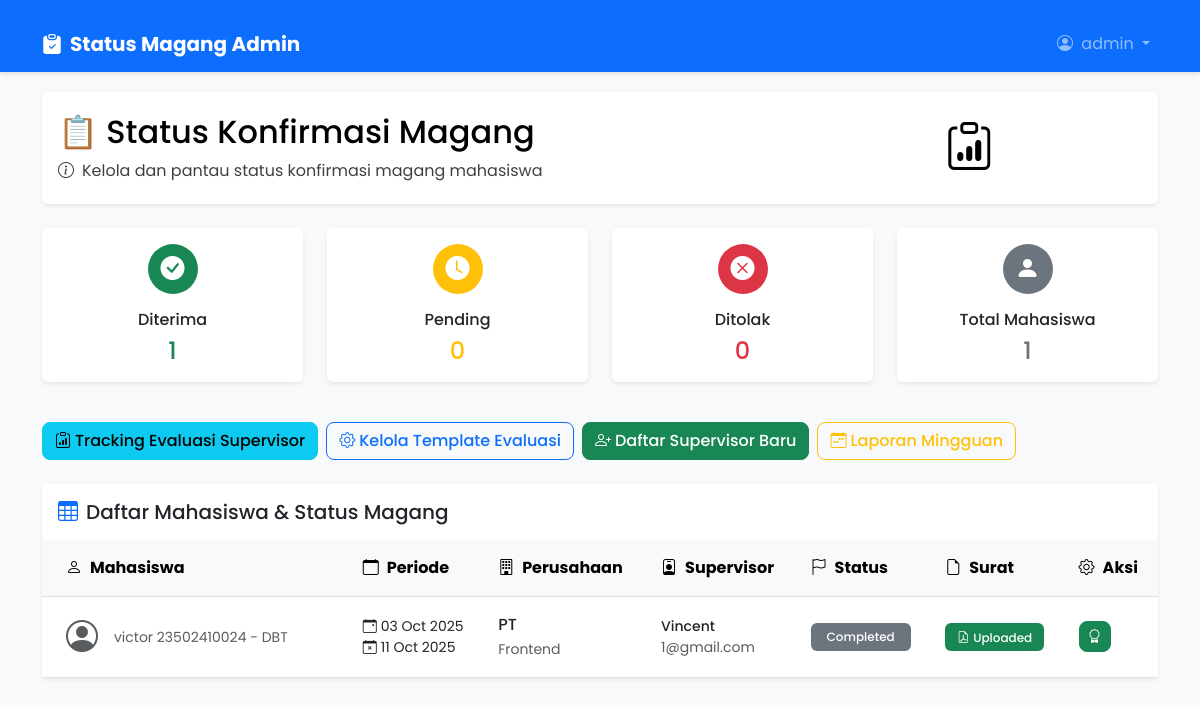
The app's page /coops/status/ (signed in), older data.
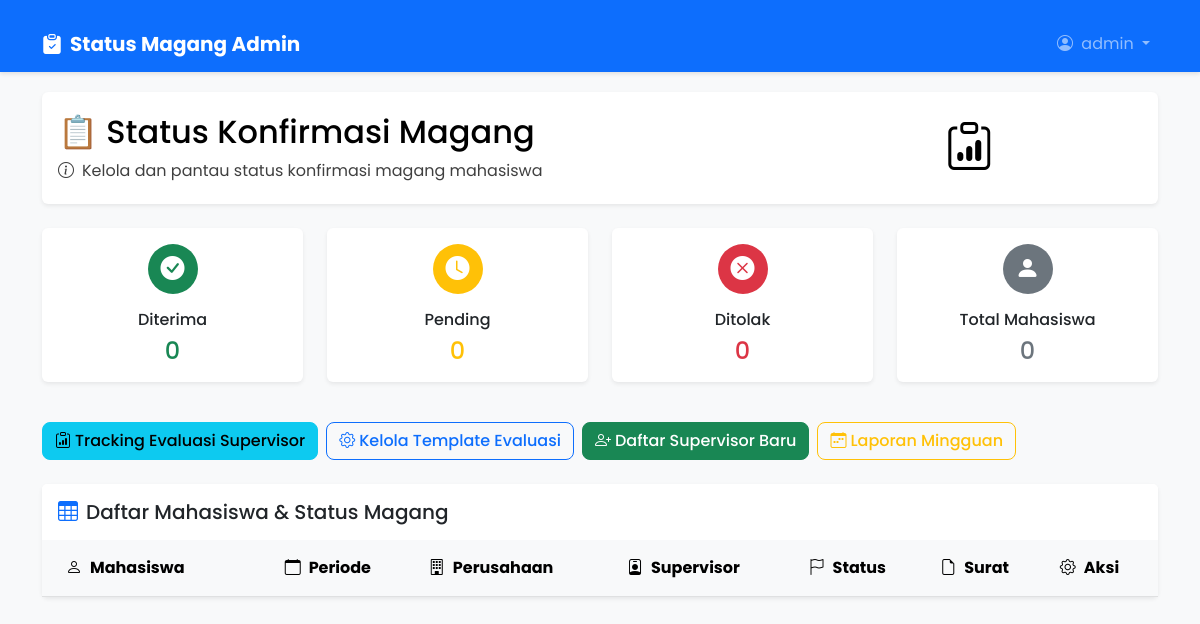
The same page, newer data.
### accounts/models.py (models this page shows, shortened)
class Mahasiswa(models.Model):
    nama = models.CharField(max_length=100)
    nim = models.CharField(max_length=20)
    prodi = models.CharField(max_length=100)
    angkatan = models.IntegerField()
    jenis_kelamin = models.CharField(max_length=10, choices=[('L', 'Laki-laki'), ('P', 'Perempuan')])
    email = models.OneToOneField(User, on_delete=models.CASCADE)
    no_hp = models.CharField(max_length=15)
    konsultasi = models.CharField(max_length=100, blank=True, null=True)
    sptjm = models.CharField(max_length=100, blank=True, null=True)
    magang = models.BooleanField(default=False)
    porto = models.CharField(max_length=100, blank=True, null=True)
    cv = models.CharField(max_length=100, blank=True, null=True)

### coops/models.py (models this page shows, shortened)
class KonfirmasiMagang(models.Model):
    mahasiswa = models.OneToOneField(User, on_delete=models.CASCADE, limit_choices_to={'role': 'mahasiswa'})
    periode_awal = models.DateField(default=None, null=True, blank=True)
    periode_akhir = models.DateField(default=None, null=True, blank=True)
    posisi = models.CharField(max_length=200)
    nama_perusahaan = models.CharField(max_length=200)
    alamat_perusahaan = models.TextField()
    bidang_usaha = models.CharField(max_length=200)
    nama_supervisor = models.CharField(max_length=200)
    email_supervisor = models.EmailField()
    wa_supervisor = models.CharField(max_length=20, blank=True, null=True)
    surat_penerimaan = models.FileField(upload_to='surat_magang/')
    status = models.CharField(max_length=20, choices=[
        ('pending', 'Pending'),
        ('accepted', 'Accepted'),
        ('rejected', 'Rejected'),
        ('completed', 'Completed'),
    ], default='pending')
    deadline = models.DateField(null=True, blank=True)
    requires_weekly_report = models.BooleanField(default=False)
    last_reminder_sent = models.DateTimeField(null=True, blank=True)

### coops/views.py (the view)
# urls.py: path("status/", views.status_magang, name="status_magang"),
@login_required
def status_magang(request):
    if request.user.role != "admin":
        return redirect("/")  # hanya admin
    from accounts.models import Mahasiswa
    mahasiswa_qs = Mahasiswa.objects.select_related('email').all()
    mahasiswa_list = []
    for m in mahasiswa_qs:
        magang = KonfirmasiMagang.objects.filter(mahasiswa=m.email).first()
        mahasiswa_list.append((m, magang))
    all_konfirmasi = KonfirmasiMagang.objects.all()
    accepted_count = all_konfirmasi.filter(status__in=['accepted', 'completed']).count()
    pending_count = all_konfirmasi.filter(status='pending').count()
    rejected_count = all_konfirmasi.filter(status='rejected').count()
    context = {
        'mahasiswa_list': mahasiswa_list,
        'accepted_count': accepted_count,
        'pending_count': pending_count,
        'rejected_count': rejected_count,
    }
    template = loader.get_template("coops/status_magang.html")
    return HttpResponse(template.render(context, request))

### coops/templates/coops/status_magang.html (shortened to what the changed rows need)
{% load static %}
<!DOCTYPE html>
<html lang="en">
  <head>
    <link
      href="https://cdn.jsdelivr.net/npm/bootstrap@5.3.0/dist/css/bootstrap.min.css"
      rel="stylesheet"
    />
    <link rel="stylesheet" href="https://cdn.jsdelivr.net/npm/bootstrap-icons@1.10.0/font/bootstrap-icons.css">
    <link rel="stylesheet" href="{% static 'status.css' %}" />
    <link rel="stylesheet" href="{% static 'navbar-sticky.css' %}" />
  </head>
  <body class="bg-light">
    <div class="container mt-4">
      <div class="row mb-4">
        <div class="col-12">
          <div class="card shadow-sm border-0 bg-gradient">
            <div class="card-body text-black">
              <div class="row align-items-center">
                <div class="col-md-8">
                  <h2 class="mb-2">📋 Status Konfirmasi Magang</h2>
                </div>
              </div>
            </div>
          </div>
        </div>
      </div>
      <div class="row mb-4">
        <div class="col-md-3 mb-3">
          <div class="card border-0 shadow-sm h-100">
            <div class="card-body text-center">
              <div class="icon-circle bg-success text-white mb-3">
                <i class="bi bi-check-circle-fill"></i>
              </div>
              <h6 class="card-title">Diterima</h6>
              <h4 class="text-success mb-0">{{ accepted_count|default:0 }}</h4>
            </div>
          </div>
        </div>
        <div class="col-md-3 mb-3">
          <div class="card border-0 shadow-sm h-100">
            <div class="card-body text-center">
              <div class="icon-circle bg-secondary text-white mb-3">
                <i class="bi bi-person-fill"></i>
              </div>
              <h6 class="card-title">Total Mahasiswa</h6>
              <h4 class="text-secondary mb-0">{{ mahasiswa_list|length }}</h4>
            </div>
          </div>
        </div>
      </div>
      <div class="card shadow-sm border-0">
        <div class="card-body p-0">
          <div class="table-responsive">
            <table class="table table-hover align-middle mb-0">
              <thead class="table-light">
                <tr>
                  <th class="px-4 py-3">
                    <i class="bi bi-person me-2"></i>Mahasiswa
                  </th>
                  <th class="py-3">
                    <i class="bi bi-calendar me-2"></i>Periode
                  </th>
                  <th class="py-3">
                    <i class="bi bi-building me-2"></i>Perusahaan
                  </th>
                  <th class="py-3">
                    <i class="bi bi-person-badge me-2"></i>Supervisor
                  </th>
                  <th class="py-3">
                    <i class="bi bi-flag me-2"></i>Status
                  </th>
                  <th class="py-3">
                    <i class="bi bi-file-earmark me-2"></i>Surat
                  </th>
                  <th class="py-3">
                    <i class="bi bi-gear me-2"></i>Aksi
                  </th>
                </tr>
              </thead>
              <tbody>
                {% for mahasiswa, magang in mahasiswa_list %}
                <tr>
                  <td class="px-4 py-3">
                    <div class="d-flex align-items-center">
                      <div class="avatar-sm me-3">
                        <i class="bi bi-person-circle text-muted" style="font-size: 2rem;"></i>
                      </div>
                      <div>
                        <small class="text-muted">{{ mahasiswa.nama }} {{ mahasiswa.nim }} - {{ mahasiswa.prodi }}</small>
                      </div>
                    </div>
                  </td>
                  <td class="py-3">
                    {% if magang %}
                      <div class="small">
                        {% if magang.periode_awal %}
                          <i class="bi bi-calendar-event me-1"></i>{{ magang.periode_awal|date:"d M Y" }}
                        {% endif %}
                        {% if magang.periode_awal and magang.periode_akhir %}
                          <br><i class="bi bi-calendar-x me-1"></i>{{ magang.periode_akhir|date:"d M Y" }}
                        {% endif %}
                      </div>
                    {% else %}
                      <span class="text-muted small">—</span>
                    {% endif %}
                  </td>
                  <td class="py-3">
                    {% if magang %}
                      <div class="fw-medium">{{ magang.nama_perusahaan }}</div>
                      {% if magang.posisi %}
                        <small class="text-muted">{{ magang.posisi }}</small>
                      {% endif %}
                    {% else %}
                      <span class="text-muted">—</span>
                    {% endif %}
                  </td>
                  <td class="py-3">
                    {% if magang %}
                      <div class="small">
                        <div class="fw-medium">{{ magang.nama_supervisor }}</div>
                        {% if magang.email_supervisor %}
                          <div class="text-muted">{{ magang.email_supervisor }}</div>
                        {% endif %}
                      </div>
                    {% else %}
                      <span class="text-muted">—</span>
                    {% endif %}
                  </td>
                  <td class="py-3">
                    {% if magang %}
                      <span class="badge {% if magang.status == 'accepted' %}bg-success{% elif magang.status == 'rejected' %}bg-danger{% elif magang.status == 'pending' %}bg-warning text-dark{% else %}bg-secondary{% endif %} px-3 py-2">
                        {{ magang.get_status_display }}
                      </span>
                    {% else %}
                      <span class="badge bg-light text-dark px-3 py-2">
                        <i class="bi bi-dash-circle me-1"></i>Belum konfirmasi
                      </span>
                    {% endif %}
                  </td>
                  <td class="py-3">
                    {% if magang and magang.surat_penerimaan %}
                      <span class="badge bg-success">
                        <i class="bi bi-file-earmark-pdf me-1"></i>Uploaded
                      </span>
                    {% else %}
                      <span class="text-muted">—</span>
                    {% endif %}
                  </td>
                  <td class="py-3">
                    {% if magang %}
                      <div class="btn-group btn-group-sm" role="group">
                        {% if magang.status == 'completed' %}
                          <a href="{% url 'coops:generate_sertifikat' magang.id %}" class="btn btn-success" title="Generate Sertifikat">
                            <i class="bi bi-award"></i>
                          </a>
                        {% endif %}
                    {% else %}
                      <span class="text-muted">—</span>
                    {% endif %}
                  </td>
                </tr>
                {% endfor %}
              </tbody>
            </table>
          </div>
        </div>
      </div>
    </div>
  </body>
</html>

Row changes from the older to the newer data that the page shows:
removed Mahasiswa: nama "victor", nim "23502410024", prodi "DBT", periode_awal "03 Oct 2025", periode_akhir "11 Oct 2025", nama_perusahaan "PT", posisi "Frontend", nama_supervisor "Vincent", email_supervisor "1@gmail.com", status "Completed"
Text that changed along with them:
{{ accepted_count|default:0 }}: "1" → "0"
{{ mahasiswa_list|length }}: "1" → "0"
